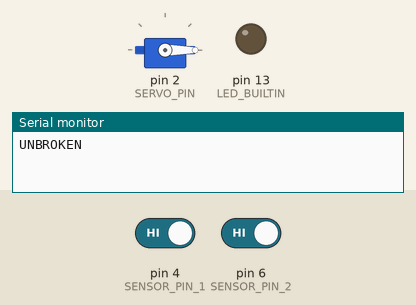
The sketch below on a simulated Arduino Uno, built with avr-gcc and run on an emulated ATmega328P. Parts: servo, output pins drawn as LEDs (lit = HIGH), the last lines printed to the serial monitor. The inputs (shaded band) are chosen by the test bench; at power-on: pin 4 (SENSOR_PIN_1) HIGH, pin 6 (SENSOR_PIN_2) HIGH.

Above: at 1.2 s.
1.3 s: pin 4 (SENSOR_PIN_1) driven LOW
At 2.4 s:
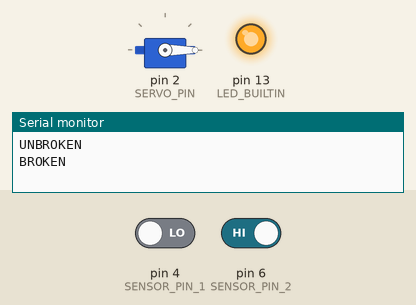
3.0 s: pin 4 (SENSOR_PIN_1) driven HIGH
At 3.6 s:
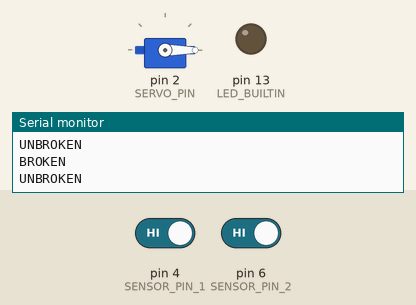
4.5 s: pin 6 (SENSOR_PIN_2) driven LOW
At 4.6 s:
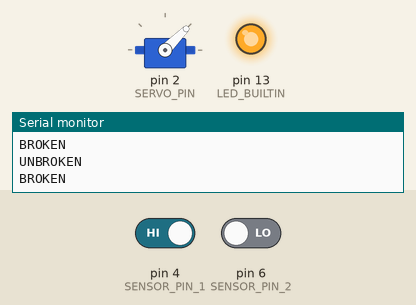
Timing chart, 0 to 7.5 s (numbered marks = the images above; inputs shaded):
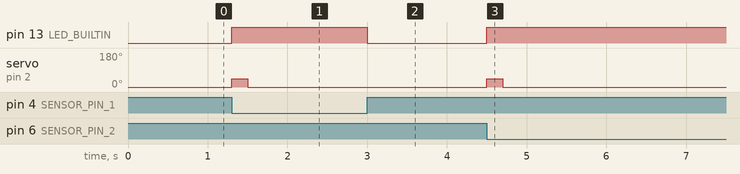

The sketch:

BeamBreak_Servo.ino
```cpp
/*
  IR Breakbeam sensor demo!
*/
#include <Servo.h>


#define SERVO_PIN     2
#define SENSOR_PIN_1  4
#define SENSOR_PIN_2  6

// How many NeoPixels are attached to the Arduino?
#define LED_COUNT  20

// NeoPixel brightness, 0 (min) to 255 (max)
#define BRIGHTNESS 50 // Set BRIGHTNESS to about 1/5 (max = 255)


Servo myservo;

// variables will change:
int sensorState = 0, lastState=0;         // variable for reading the pushbutton status

void setup() {
  // initialize the LED pin as an output:
  pinMode(LED_BUILTIN, OUTPUT);
  // initialize the sensor pin as an input:
  pinMode(SENSOR_PIN_1, INPUT);
  pinMode(SENSOR_PIN_2, INPUT);
  digitalWrite(SENSOR_PIN_1, HIGH); // turn on the pullup
  digitalWrite(SENSOR_PIN_2, HIGH); // turn on the pullup

  myservo.attach(SERVO_PIN);
  myservo.write(0);

  Serial.begin(9600);


}

void loop(){

  sensorState = digitalRead(SENSOR_PIN_1) && digitalRead(SENSOR_PIN_2);

  // check if the sensor beam is broken
  // if it is, the sensorState is LOW:
  if (sensorState == LOW) {
    // turn LED on:
    digitalWrite(LED_BUILTIN, HIGH);
  }
  else {
    // turn LED off:
    digitalWrite(LED_BUILTIN, LOW);
  }

  if (sensorState && !lastState) {
    // colorWipe(strip.Color(255,   0,   0)     , 50); // Red
    Serial.println("UNBROKEN");
  }
  if (!sensorState && lastState) {
    Serial.println("BROKEN");
    myservo.write(45);              // tell servo to go to position in variable 'pos'
    delay(200);
    myservo.write(0);              // tell servo to go to position in variable 'pos'
  }
  lastState = sensorState;
}
```

Measured:
- after the input at 1.3 s, pin 13 (LED_BUILTIN): LOW → HIGH at once; servo on pin 2 (SERVO_PIN): 0° → 45° at once, → 0° 0.20 s later
- after the input at 3.0 s, pin 13 (LED_BUILTIN): HIGH → LOW at once
- after the input at 4.5 s, pin 13 (LED_BUILTIN): LOW → HIGH at once; servo on pin 2 (SERVO_PIN): 0° → 45° at once, → 0° 0.20 s later
